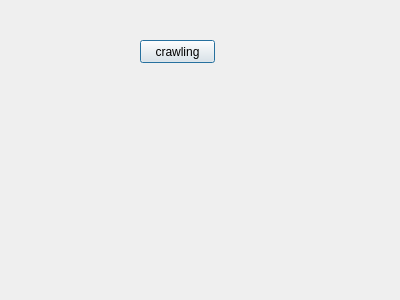
<?xml version="1.0" encoding="UTF-8"?>
<ui version="4.0">
 <class>Dialog</class>
 <widget class="QDialog" name="Dialog">
  <property name="geometry">
   <rect>
    <x>0</x>
    <y>0</y>
    <width>400</width>
    <height>300</height>
   </rect>
  </property>
  <property name="windowTitle">
   <string>Dialog</string>
  </property>
  <widget class="QPushButton" name="pb">
   <property name="geometry">
    <rect>
     <x>140</x>
     <y>40</y>
     <width>75</width>
     <height>23</height>
    </rect>
   </property>
   <property name="text">
    <string>crawling</string>
   </property>
  </widget>
 </widget>
 <resources/>
 <connections/>
</ui>
